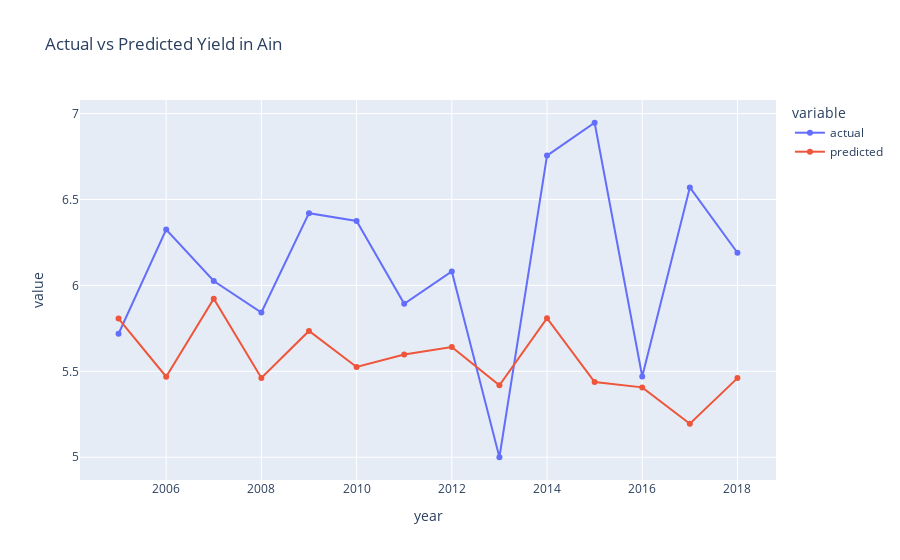

This figure's notebook cell:
### Code cell
fig_perf = px.line(
    region_perf,
    x="year",
    y=["actual","predicted"],
    markers=True,
    title=f"Actual vs Predicted Yield in {region_choice}"
)

fig_perf.show()

### Figure 1 — Plotly figure (JSON) as saved in the notebook; plotly's stock layout.template omitted (floating-point values rounded to 4 significant figures)
{"data": [{"hovertemplate": "variable=actual<br>year=%{x}<br>value=%{y}<extra></extra>", "legendgroup": "actual", "line": {"color": "#636efa", "dash": "solid"}, "marker": {"symbol": "circle"}, "mode": "lines+markers", "name": "actual", "orientation": "v", "showlegend": true, "type": "scatter", "x": [2005, 2006, 2007, 2008, 2009, 2010, 2011, 2012, 2013, 2014, 2015, 2016, 2017, 2018], "xaxis": "x", "y": [5.719, 6.325, 6.025, 5.842, 6.42, 6.375, 5.893, 6.081, 5.0, 6.755, 6.946, 5.47, 6.57, 6.19], "yaxis": "y"}, {"hovertemplate": "variable=predicted<br>year=%{x}<br>value=%{y}<extra></extra>", "legendgroup": "predicted", "line": {"color": "#EF553B", "dash": "solid"}, "marker": {"symbol": "circle"}, "mode": "lines+markers", "name": "predicted", "orientation": "v", "showlegend": true, "type": "scatter", "x": [2005, 2006, 2007, 2008, 2009, 2010, 2011, 2012, 2013, 2014, 2015, 2016, 2017, 2018], "xaxis": "x", "y": [5.807, 5.469, 5.923, 5.461, 5.735, 5.525, 5.598, 5.642, 5.419, 5.809, 5.437, 5.407, 5.195, 5.461], "yaxis": "y"}], "layout": {"legend": {"title": {"text": "variable"}, "tracegroupgap": 0}, "title": {"text": "Actual vs Predicted Yield in Ain"}, "xaxis": {"anchor": "y", "domain": [0, 1], "title": {"text": "year"}}, "yaxis": {"anchor": "x", "domain": [0, 1], "title": {"text": "value"}}}}
